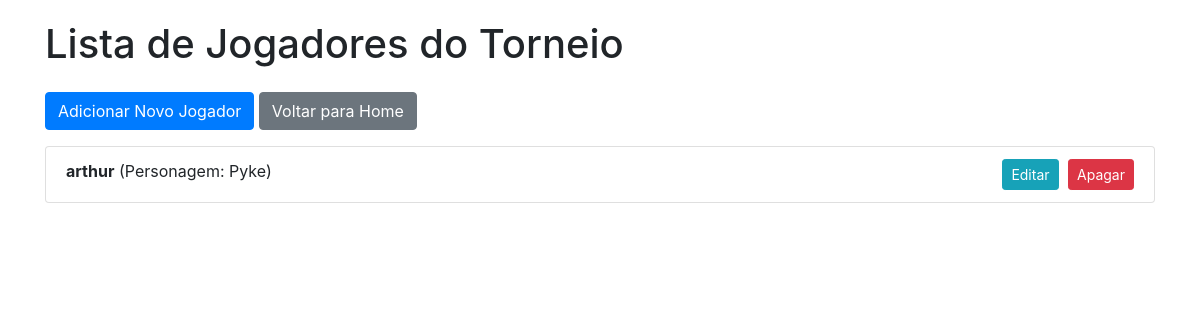
The app's page /players/, older data.
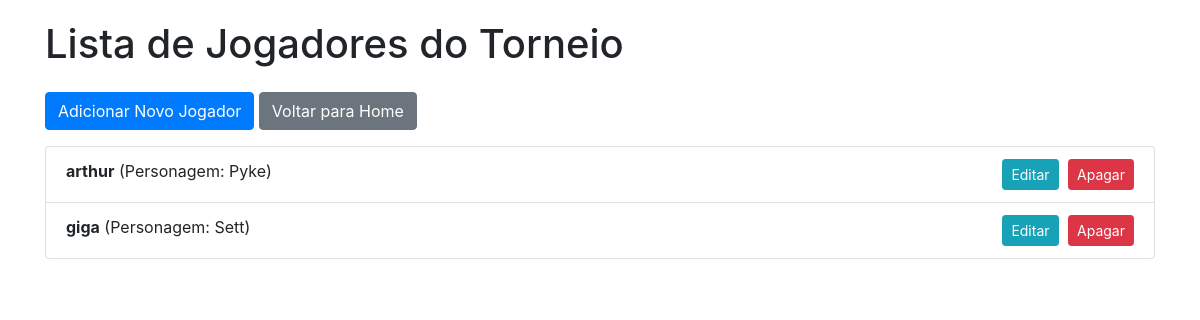
The same page, newer data.
### torneio/models.py (models this page shows, shortened)
class Player(models.Model):
    name = models.CharField(max_length=100)
    character = models.CharField(max_length=50, help_text="Ex: Scorpion, Shunsui, Ryu")

### torneio/views.py (the view)
# urls.py: path('players/', PlayerListView.as_view(), name='lista-jogadores'),
class PlayerListView(ListView):
    model = Player
    template_name = 'lista_jogadores.html'

### templates/lista_jogadores.html (shortened to what this page needs)
<!DOCTYPE html>
<html lang="pt-br">
<head>
    <link rel="stylesheet" href="https://stackpath.bootstrapcdn.com/bootstrap/4.5.2/css/bootstrap.min.css">
</head>
<body>
    <div class="container">
        <h1 class="mb-4">Lista de Jogadores do Torneio</h1>
        <a href="{% url 'cria-jogador' %}" class="btn btn-primary mb-3">Adicionar Novo Jogador</a>
        <a href="{% url 'home' %}" class="btn btn-secondary mb-3">Voltar para Home</a>
        <ul class="list-group">
            {% for jogador in object_list %}
                <li class="list-group-item">
                    <strong>{{ jogador.name }}</strong> (Personagem: {{ jogador.character }})
                    <div class="actions">
                        <a href="{% url 'edita-jogador' jogador.pk %}" class="btn btn-sm btn-info">Editar</a>
                        <form action="{% url 'apaga-jogador' jogador.pk %}" method="post" class="d-inline">
                            <button type="submit" class="btn btn-sm btn-danger">Apagar</button>
                        </form>
                    </div>
                </li>
            {% empty %}
                <li class="list-group-item">Nenhum jogador cadastrado ainda.</li>
            {% endfor %}
        </ul>
    </div>
</body>
</html>

Row changes from the older to the newer data that the page shows:
added Player: name "giga", character "Sett"
